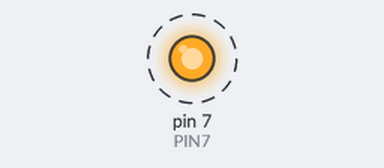
Bench run of a sketch on a simulated Arduino Uno, built with avr-gcc and run on an emulated ATmega328P. Shown: output pins drawn as LEDs (lit = HIGH). Dashed ring = blinking. At 2.0 s the program stops and its outputs stay as they are.

Above: at 1.05 s.
Timing chart, 0 to 3.5 s (numbered marks = the images above):
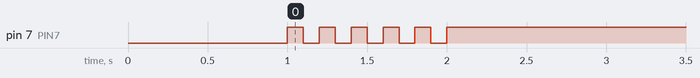

The sketch:

05_practice_2.ino
```cpp
# define PIN7 7

void setup() {
  pinMode(PIN7, OUTPUT);
  digitalWrite(PIN7, LOW);
  delay(1000);
}

void loop() {
  int i = 0;
  while(i<5) {
    digitalWrite(PIN7,HIGH);
    delay(100);

    digitalWrite(PIN7,LOW);
    delay(100);
    i++;
  }
  while(1) {
    digitalWrite(PIN7, HIGH);
    }
}
```

Measured:
- by itself, pin 7 (PIN7): alternates HIGH for 0.10 s and LOW for 0.10 s, 11 changes in all, then stays HIGH
